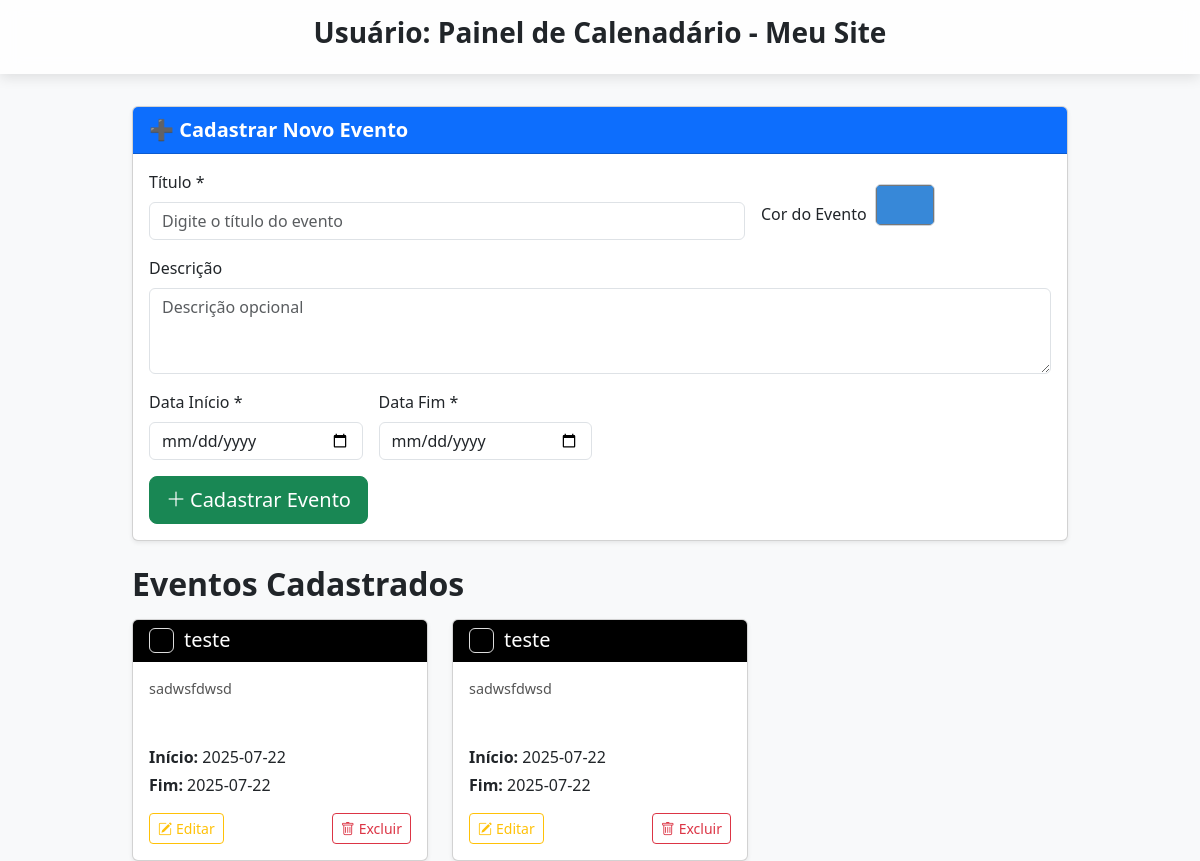
The app's page /panel/salsa-calenadario.php with its own data.
### tables this page shows
CREATE TABLE `event_calendar` (
  `id` int(11) NOT NULL,
  `title` varchar(255) NOT NULL,
  `description` text NOT NULL,
  `start_date` date NOT NULL,
  `end_date` date NOT NULL,
  `color` varchar(10) DEFAULT '#007bff'
);

### panel/salsa-calenadario.php (the view, shortened to what this page needs)
<?php
$titulo = (isset($_SESSION['usuario']) ? $_SESSION['usuario'] : 'Usuário') . ": Painel de Calenadário - " . (defined('nome') ? nome : 'Meu Site');
$conn = new mysqli(DB_HOST, DB_USER, DB_PASS, DB_NAME);
function h($string) {
    return htmlspecialchars($string, ENT_QUOTES, 'UTF-8');
}
$edit_event = null;
?>
<!DOCTYPE html>
<html lang="pt-BR">
<head>
    <link href="https://cdn.jsdelivr.net/npm/bootstrap@5.3.0/dist/css/bootstrap.min.css" rel="stylesheet" />
    <link href="https://cdn.jsdelivr.net/npm/bootstrap-icons@1.10.5/font/bootstrap-icons.css" rel="stylesheet" />
</head>
<body>
<header class="text-center">
    <h1 class="h3 fw-bold"><?= h($titulo) ?></h1>
</header>
<div class="container">
    <div class="card mb-4 shadow-sm">
        <div class="card-header bg-primary text-white fw-bold fs-5">
            <?= $edit_event ? '✏️ Editar Evento #' . (int)$edit_event['id'] : '➕ Cadastrar Novo Evento' ?>
        </div>
        <div class="card-body">
            <form method="POST" action="" class="row g-3 align-items-center">
                <div class="col-12 col-md-8">
                    <label for="title" class="form-label">Título *</label>
                    <input type="text" id="title" name="title" maxlength="255" required class="form-control" value="<?= h($edit_event['title'] ?? '') ?>" placeholder="Digite o título do evento">
                </div>
                <div class="col-12 col-md-4 d-flex align-items-end">
                    <label for="color" class="form-label me-2 mb-0">Cor do Evento</label>
                    <input type="color" id="color" name="color" value="<?= h($edit_event['color'] ?? '#3788d8') ?>" title="Escolha uma cor">
                </div>
                <div class="col-12">
                    <label for="description" class="form-label">Descrição</label>
                    <textarea id="description" name="description" rows="3" class="form-control" placeholder="Descrição opcional"><?= h($edit_event['description'] ?? '') ?></textarea>
                </div>
                <div class="col-6 col-md-3">
                    <label for="start_date" class="form-label">Data Início *</label>
                    <input type="date" id="start_date" name="start_date" required class="form-control" value="<?= h($edit_event['start_date'] ?? '') ?>">
                </div>
                <div class="col-6 col-md-3">
                    <label for="end_date" class="form-label">Data Fim *</label>
                    <input type="date" id="end_date" name="end_date" required class="form-control" value="<?= h($edit_event['end_date'] ?? '') ?>">
                </div>
                <div class="col-12 d-flex justify-content-start align-items-center gap-2">
                    <button type="submit" class="btn btn-<?= $edit_event ? 'warning' : 'success' ?> btn-lg btn-icon">
                        <?= $edit_event ? '<i class="bi bi-check-lg"></i> Salvar Alterações' : '<i class="bi bi-plus-lg"></i> Cadastrar Evento' ?>
                    </button>
                </div>
            </form>
        </div>
    </div>
    <h2 class="mb-3 fw-bold">Eventos Cadastrados</h2>
    <?php
    $result = $conn->query("SELECT * FROM event_calendar ORDER BY start_date DESC");
    if ($result && $result->num_rows > 0): ?>
        <div class="row row-cols-1 row-cols-md-2 row-cols-lg-3 g-4">
            <?php while ($ev = $result->fetch_assoc()): ?>
                <div class="col">
                    <div class="card event-card shadow-sm">
                        <div class="card-header d-flex align-items-center" style="background-color: <?= h($ev['color']) ?>; color: #fff;">
                            <span class="color-indicator" style="background-color: <?= h($ev['color']) ?>"></span>
                            <h5 class="mb-0 flex-grow-1"><?= h($ev['title']) ?></h5>
                        </div>
                        <div class="card-body">
                            <p class="card-description"><?= nl2br(h($ev['description'] ?: '— Sem descrição —')) ?></p>
                            <p class="mb-1"><strong>Início:</strong> <?= h($ev['start_date']) ?></p>
                            <p><strong>Fim:</strong> <?= h($ev['end_date']) ?></p>
                            <div class="d-flex justify-content-between mt-3">
                                <a href="?edit=<?= (int)$ev['id'] ?>" class="btn btn-sm btn-outline-warning btn-icon" title="Editar">
                                    <i class="bi bi-pencil-square"></i> Editar
                                </a>
                                <a href="?delete=<?= (int)$ev['id'] ?>" class="btn btn-sm btn-outline-danger btn-icon" title="Excluir" onclick="return confirm('Confirma excluir este evento?');">
                                    <i class="bi bi-trash"></i> Excluir
                                </a>
                            </div>
                        </div>
                    </div>
                </div>
            <?php endwhile; ?>
        </div>
    <?php else: ?>
        <div class="alert alert-secondary text-center">Nenhum evento cadastrado.</div>
    <?php endif; ?>
</div>
</body>
</html>

### panel/salsa-calenadario.php (style rules this page uses)
body { background: #f8f9fa; }
header { box-shadow: 0 4px 12px rgba(0,0,0,0.1); background-color: #ffffffcc; backdrop-filter: saturate(180%) blur(10px); padding: 1rem 0; margin-bottom: 2rem; }
.container { max-width: 960px; }
.event-card { transition: transform 0.2s ease, box-shadow 0.2s ease; cursor: pointer; }
.color-indicator { width: 25px; height: 25px; border-radius: 6px; border: 1px solid #ddd; display: inline-block; vertical-align: middle; margin-right: 10px; }
.card-description { font-size: 0.9rem; color: #555; min-height: 3.2rem; }
.btn-icon { display: inline-flex; align-items: center; gap: 0.25rem; }
form input[type="color"] { height: 42px; width: 60px; padding: 0; border-radius: 6px; border: 1px solid #ced4da; cursor: pointer; }

### records on screen
event_calendar: title "teste", description "sadwsfdwsd", start_date "2025-07-22", end_date "2025-07-22"
event_calendar: title "teste", description "sadwsfdwsd", start_date "2025-07-22", end_date "2025-07-22"

### other values on screen
$titulo "Usuário: Painel de Calenadário - Meu Site"
